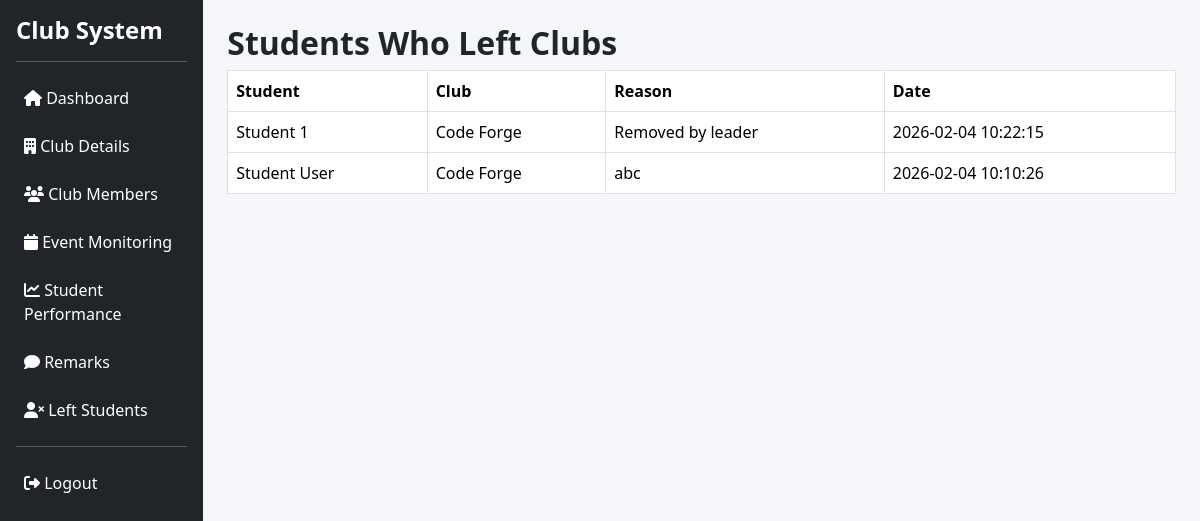
The app's page /faculty/left_students.php (signed in) with its own data.
### tables this page shows
CREATE TABLE `club_leave_requests` (
  `id` int(11) NOT NULL,
  `student_id` int(11) DEFAULT NULL,
  `club_id` int(11) DEFAULT NULL,
  `reason` text DEFAULT NULL,
  `left_at` timestamp NOT NULL DEFAULT current_timestamp()
);

CREATE TABLE `users` (
  `user_id` int(11) NOT NULL,
  `name` varchar(100) NOT NULL,
  `email` varchar(100) NOT NULL,
  `password` varchar(255) NOT NULL,
  `role` enum('admin','leader','student','faculty') NOT NULL,
  `status` enum('active','inactive') DEFAULT 'active',
  `created_at` timestamp NOT NULL DEFAULT current_timestamp(),
  `reset_token` varchar(255) DEFAULT NULL,
  `reset_token_expiry` datetime DEFAULT NULL
);

CREATE TABLE `clubs` (
  `club_id` int(11) NOT NULL,
  `club_name` varchar(100) NOT NULL,
  `description` text DEFAULT NULL,
  `leader_id` int(11) DEFAULT NULL,
  `faculty_id` int(11) DEFAULT NULL,
  `created_at` timestamp NOT NULL DEFAULT current_timestamp()
);

### src/faculty/left_students.php (the view, shortened to what this page needs)
<?php
include "../config/db.php";
include "../includes/header.php";
include "../includes/sidebar.php";
$faculty_id = $_SESSION['user_id'];
$leaves = mysqli_query($conn,"
    SELECT u.name, c.club_name, clr.reason, clr.left_at
    FROM club_leave_requests clr
    JOIN users u ON clr.student_id=u.user_id
    JOIN clubs c ON clr.club_id=c.club_id
    WHERE c.faculty_id='$faculty_id'
    ORDER BY clr.left_at DESC
");
?>
<h2>Students Who Left Clubs</h2>
<table class="table table-bordered">
<tr>
    <th>Student</th>
    <th>Club</th>
    <th>Reason</th>
    <th>Date</th>
</tr>
<?php while($l=mysqli_fetch_assoc($leaves)){ ?>
<tr>
    <td><?= $l['name'] ?></td>
    <td><?= $l['club_name'] ?></td>
    <td><?= $l['reason'] ?></td>
    <td><?= $l['left_at'] ?></td>
</tr>
<?php } ?>
</table>
<?php include "../includes/footer.php"; ?>

### src/assets/css/style.css (style rules this page uses)
body { background-color: #f4f6f9; font-family: 'Segoe UI', sans-serif; }
.table { background: #fff; }
h2, h4, h5 { font-weight: 600; }

### records on screen
club_leave_requests: users.name "Student 1", club.club_name "Code Forge", reason "Removed by leader", left_at "2026-02-04 10:22:15"
club_leave_requests: users.name "Student User", club.club_name "Code Forge", reason "abc", left_at "2026-02-04 10:10:26"
